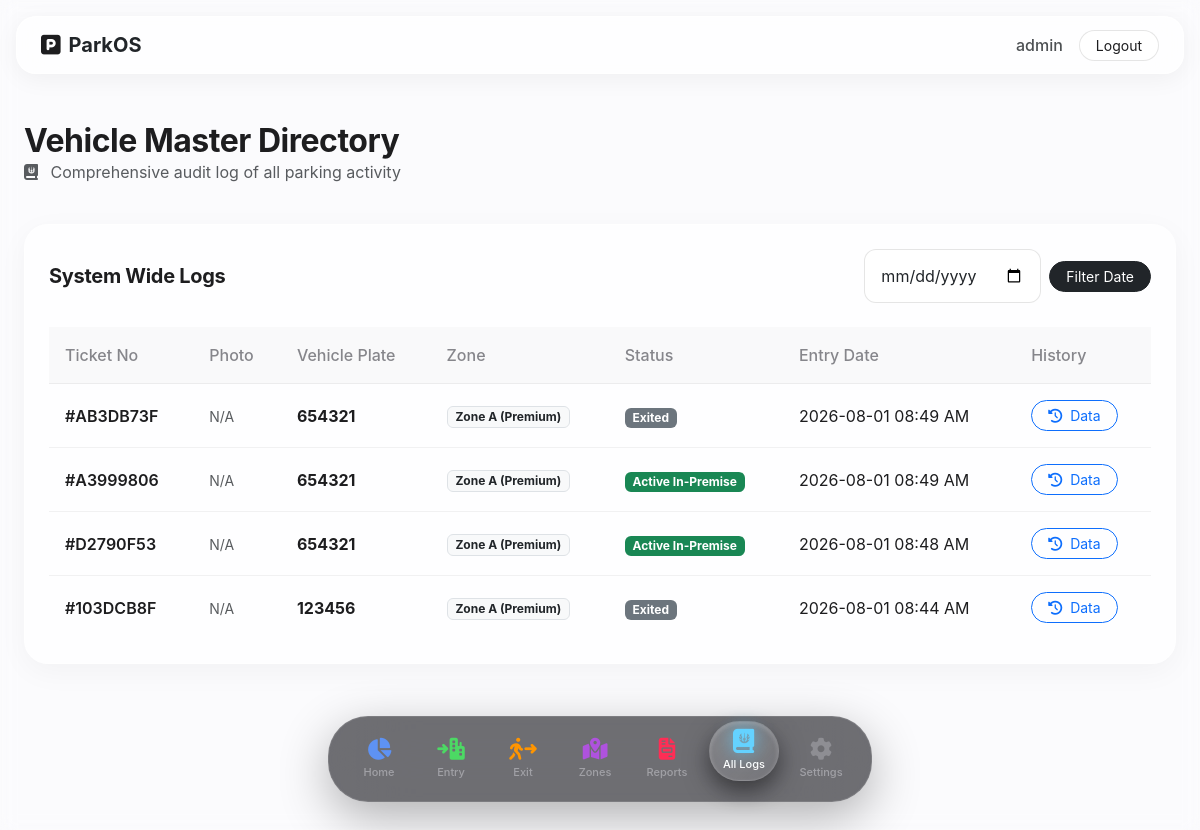
The page /logs/ (signed in) on the database as committed earlier.
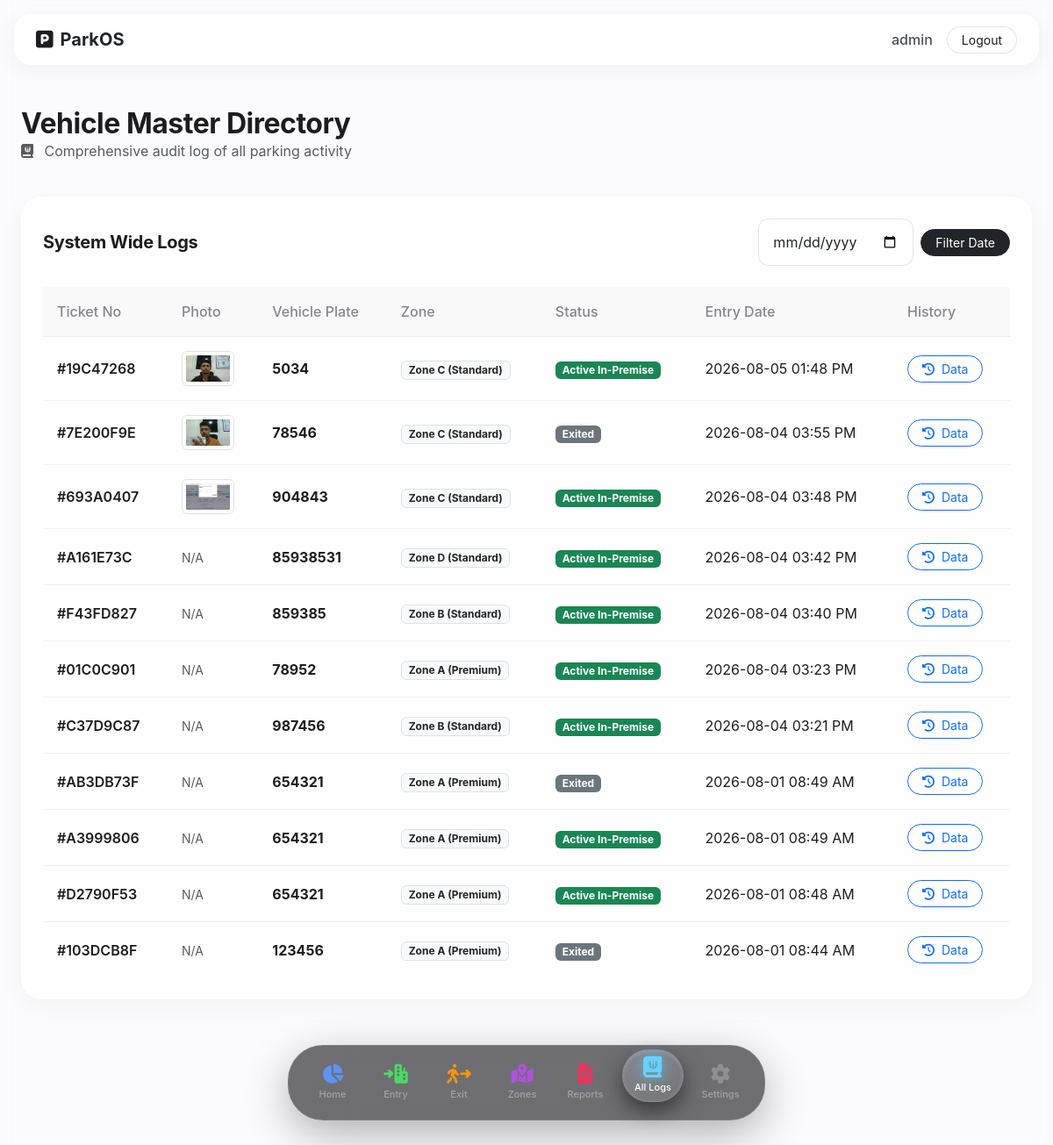
The same page on the database as committed later.
### parking/models.py (models this page shows, shortened)
class VehicleRecord(models.Model):
    STATUS_CHOICES = (
        ('ACTIVE', 'Active'),
        ('EXITED', 'Exited'),
    )
    ticket_number = models.CharField(max_length=50, unique=True)
    zone = models.ForeignKey(ParkingZone, on_delete=models.PROTECT)
    vehicle_number = models.CharField(max_length=20)
    vehicle_type = models.CharField(max_length=50)
    driver_name = models.CharField(max_length=100, blank=True)
    mobile = models.CharField(max_length=15, blank=True)
    notes = models.TextField(blank=True)
    entry_photo = models.ImageField(upload_to='entry_photos/', blank=True, null=True)
    entry_time = models.DateTimeField(default=timezone.now)
    entry_staff = models.ForeignKey(User, related_name='entries_managed', on_delete=models.SET_NULL, null=True)
    exit_time = models.DateTimeField(blank=True, null=True)
    exit_staff = models.ForeignKey(User, related_name='exits_managed', on_delete=models.SET_NULL, null=True, blank=True)
    status = models.CharField(max_length=20, choices=STATUS_CHOICES, default='ACTIVE')
    duration_hours = models.DecimalField(max_digits=6, decimal_places=2, default=0)
    total_charges = models.DecimalField(max_digits=10, decimal_places=2, default=0)
    def calculate_current_charges(self):
        if self.zone.is_free:
            return 0
        now = self.exit_time if self.exit_time else timezone.now()
        duration_seconds = (now - self.entry_time).total_seconds()
        hours = duration_seconds / 3600.0
        if hours <= 0:
            return 0
        zone = self.zone
        charge = float(zone.base_hourly_price)
        if hours > float(zone.additional_hour_after):
            import math
            extra_time = hours - float(zone.additional_hour_after)
            extra_blocks = math.floor(extra_time / float(zone.extra_hours_step))
            if extra_blocks > 0:
                charge += extra_blocks * float(zone.additional_hour_price)
        return round(charge, 2)

class ParkingZone(models.Model):
    name = models.CharField(max_length=100)
    code = models.CharField(max_length=20, unique=True)
    capacity = models.PositiveIntegerField(default=50)
    vehicle_types = models.CharField(max_length=200, help_text="Comma separated types, e.g. Car,Bike,Truck")
    base_hourly_price = models.DecimalField(max_digits=10, decimal_places=2, help_text="Price for first base hours")
    additional_hour_after = models.PositiveIntegerField(default=1, help_text="Apply additional price after X hours")
    extra_hours_step = models.PositiveIntegerField(default=1, help_text="Charge applies per every X extra hours")
    additional_hour_price = models.DecimalField(max_digits=10, decimal_places=2)
    is_free = models.BooleanField(default=False, help_text="If checked, zone is 100% free")
    assigned_staff = models.ManyToManyField(User, limit_choices_to={'role': 'Staff'}, blank=True)
    is_active = models.BooleanField(default=True)
    created_at = models.DateTimeField(auto_now_add=True)
    updated_at = models.DateTimeField(auto_now=True)

### parking/views.py (the view)
# urls.py: path('logs/', views.vehicle_log_view, name='logs'),
@login_required
def vehicle_log_view(request):
    date_filter = request.GET.get('date')
    all_vehicles = VehicleRecord.objects.all().select_related('zone', 'entry_staff', 'exit_staff').order_by('-entry_time')
    if date_filter:
        all_vehicles = all_vehicles.filter(entry_time__date=date_filter)
    return render(request, 'parking/vehicle_logs.html', {
        'title': 'Vehicle Directory Log',
        'vehicles': all_vehicles,
        'current_date': date_filter
    })

### templates/parking/vehicle_logs.html (shortened to what this page needs)
{% extends "base.html" %}
{% block content %}
<div class="row align-items-center mb-4">
    <div class="col-12">
        <h2 class="mb-0 fw-bold">Vehicle Master Directory</h2>
        <p class="text-muted"><i class="fa-solid fa-book-journal-whills me-2"></i> Comprehensive audit log of all parking activity</p>
    </div>
</div>
<div class="glass-card p-4 mt-2 mb-5">
    <div class="d-flex justify-content-between align-items-center mb-4">
        <h5 class="fw-bold mb-0">System Wide Logs</h5>
        <form method="get" class="d-flex align-items-center">
            <input type="date" name="date" class="form-control form-control-sm me-2 apple-input" style="width:auto;" value="{{ current_date|default:'' }}">
            <button type="submit" class="btn btn-sm btn-dark rounded-pill px-3">Filter Date</button>
        </form>
    </div>
    <div class="table-responsive">
        <table id="logsTable" class="apple-table data-table">
            <thead>
                <tr>
                    <th>Ticket No</th>
                    <th>Photo</th>
                    <th>Vehicle Plate</th>
                    <th>Zone</th>
                    <th>Status</th>
                    <th>Entry Date</th>
                    <th>History</th>
                </tr>
            </thead>
            <tbody>
                {% for v in vehicles %}
                <tr>
                    <td class="fw-semibold">#{{ v.ticket_number }}</td>
                    <td>
                        {% if v.entry_photo %}
                        <a href="javascript:void(0)" onclick="openLightbox('{{ v.entry_photo.url }}')">
                            <img src="{{ v.entry_photo.url }}" alt="Vehicle" class="img-thumbnail" style="height: 40px; width: 60px; object-fit: cover;">
                        </a>
                        {% else %}
                        <span class="text-muted small">N/A</span>
                        {% endif %}
                    </td>
                    <td class="fw-bold">{{ v.vehicle_number }}</td>
                    <td><span class="badge bg-light text-dark border">{{ v.zone.name }}</span></td>
                    <td>
                        {% if v.status == 'ACTIVE' %}
                            <span class="badge bg-success">Active In-Premise</span>
                        {% else %}
                            <span class="badge bg-secondary">Exited</span>
                        {% endif %}
                    </td>
                    <td>{{ v.entry_time|date:"Y-m-d h:i A" }}</td>
                    <td>
                        <button class="btn btn-sm btn-outline-primary rounded-pill px-3" data-bs-toggle="modal" data-bs-target="#historyModal{{ v.ticket_number }}">
                            <i class="fa-solid fa-clock-rotate-left me-1"></i> Data
                        </button>
                    </td>
                </tr>
                {% endfor %}
            </tbody>
        </table>
    </div>
</div>
{% endblock %}

Rows that differ between the two databases and show on the page:
added VehicleRecord: ticket_number "19C47268", entry_photo (picture), vehicle_number "5034", zone.name "Zone C (Standard)", status "Active In-Premise", entry_time "2026-08-05 01:48 PM"
added VehicleRecord: ticket_number "7E200F9E", entry_photo (picture), vehicle_number "78546", zone.name "Zone C (Standard)", status "Exited", entry_time "2026-08-04 03:55 PM"
added VehicleRecord: ticket_number "693A0407", entry_photo (picture), vehicle_number "904843", zone.name "Zone C (Standard)", status "Active In-Premise", entry_time "2026-08-04 03:48 PM"
added VehicleRecord: ticket_number "A161E73C", entry_photo "N/A", vehicle_number "85938531", zone.name "Zone D (Standard)", status "Active In-Premise", entry_time "2026-08-04 03:42 PM"
added VehicleRecord: ticket_number "F43FD827", entry_photo "N/A", vehicle_number "859385", zone.name "Zone B (Standard)", status "Active In-Premise", entry_time "2026-08-04 03:40 PM"
added VehicleRecord: ticket_number "01C0C901", shows "N/A", vehicle_number "78952", zone.name "Zone A (Premium)", status "Active In-Premise", entry_time "2026-08-04 03:23 PM"
added VehicleRecord: ticket_number "C37D9C87", shows "N/A", vehicle_number "987456", zone.name "Zone B (Standard)", status "Active In-Premise", entry_time "2026-08-04 03:21 PM"
